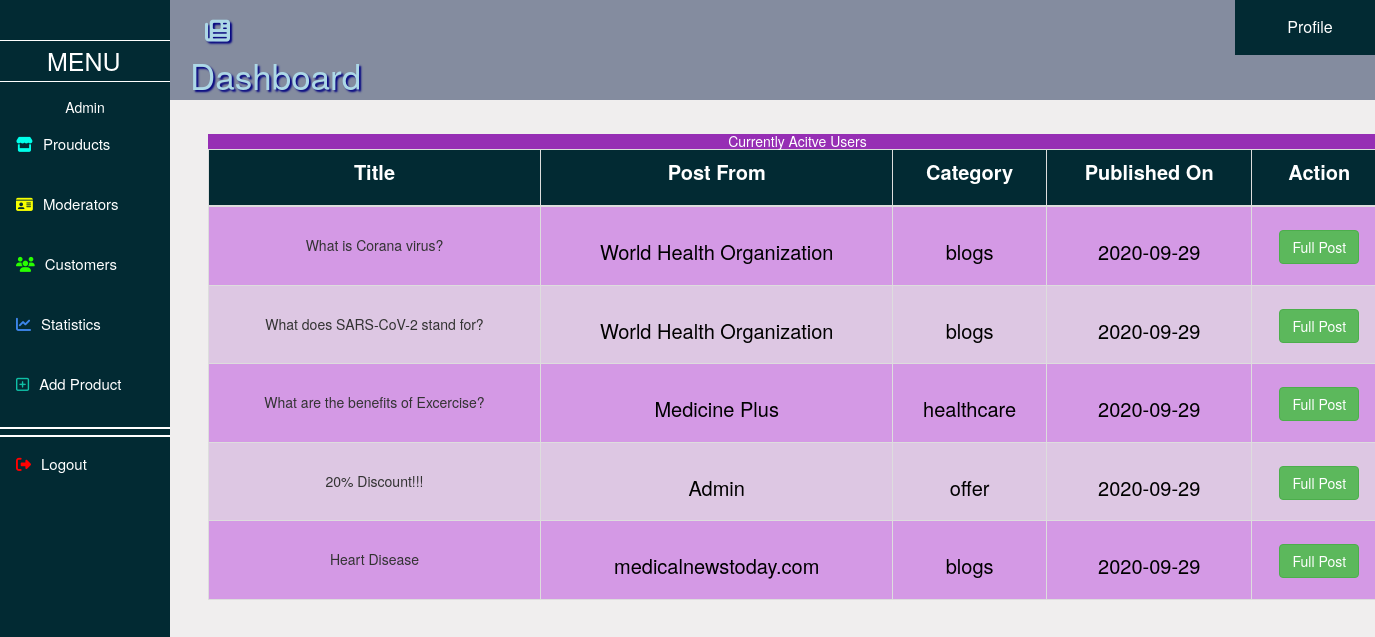
Page /viewPosts.php (signed in) on the committed database.
### tables this page shows
CREATE TABLE `post` (
  `post_id` int(10) NOT NULL,
  `published_date` date NOT NULL,
  `author_name` varchar(100) NOT NULL,
  `post_cat` varchar(20) NOT NULL,
  `topic_name` varchar(50) NOT NULL,
  `details` varchar(1000) NOT NULL,
  `image_dir` varchar(255) DEFAULT NULL
);

### viewPosts.php (the view, shortened to what this page needs)
<!DOCTYPE html>
<html>
  <head>
		<link rel="stylesheet" href="Node_modules/css/bootstrap.min.css">
		<link rel="stylesheet" href="fontawesome-web/css/all.css">
  </head>
  <body style='background-color: #F0EEEE;'>
    <div class="sidenav">
      <h1 href='adminDashboard.php' id="p1" style='text-decoration: none;'> MENU </h1>
      <p style="text-align: center; margin-top: 15px; color: white;">Admin</p>
      <a href="viewProducts.php" type="submit" id="list"> <i style='color: #00FFEA;' class="fas fa-store"></i>Prouducts</a>
      <a href="viewModerators.php" type="submit" id="list"> <i style='color: #F8FF00;' class="fas fa-id-card"></i>Moderators</a>
      <a href="viewUsers.php" id="list"> <i style='color: #28FF00;' class="fas fa-users"></i>Customers</a>
      <a id='list' type="submit" onclick='openDiv()'><i style="color: #3D86EC;" class="fas fa-chart-line"></i>Statistics </a>
      <a href="addProduct.php" id='list'><i style='color: #0FC0A6;' class="far fa-plus-square"></i>Add Product</a>
      <p style='border-top: 2px solid white; border-bottom: 2px solid white; height: 10px;'></p>
      <a href='logout.php' type="submit" id="list"> <i style='color: #FF0101;' class="fas fa-sign-out-alt"></i>Logout</a>
    </div>
    <div class="main">
      <div class="container-fluid" id='header'>
        <div class='left'>
          <a href="adminDashboard.php" id='aText'><i class="fas fa-newspaper" id='iLogo'></i>Dashboard</a>
        </div>
        <div class='right'>
          <div class="dropdown">
            <button class="dropbtn">Profile</button>
          </div>
        </div>
      </div>
      <div class="container" style='margin-top: 10px; padding: 10px;'>
        <div class="row">
          <div class="col-md-12" style='margin-left: 30px; padding: 0px;'>
            <h5 style='background-color: #962EB4; color: white; text-align: center; margin-bottom: 0px;'> Currently Acitve Users</h5>
            <table class="table-responsive">
              <table class="table table-bordered table-striped" style='margin-top: 0px; margin-bottom: 0px;'>
                <thead>
                  <tr style='background-color: #022A33; color: white;'>
                    <th><p style="font-size: 20px; text-weight: bold; text-align: center;">Title</p></th>
                    <th><p style="font-size: 20px; text-weight: bold; text-align: center;">Post From</p></th>
                    <th><p style="font-size: 20px; text-weight: bold; text-align: center;">Category</p></th>
                    <th><p style="font-size: 20px; text-weight: bold; text-align: center;">Published On</p></th>
                    <th><p style="font-size: 20px; text-weight: bold; text-align: center;">Action</p></th>
                  </tr>
                </thead>
                <tbody>
                  <?php
                    $dbconnect = mysqli_connect('localhost', 'root', '', 'Online_Pharmacy');
                    $sql = "SELECT * FROM post";
                    $result = mysqli_query($dbconnect, $sql);
                    $i = 1;
                    $bc_color = '';
                    while($row = mysqli_fetch_array($result)){
                      if($i%2 == 0){$bc_color = '#DDC7E3';}
                      else{$bc_color = '#D499E5';}
                      $img_path = $row['image_dir'];
                      $from = $row['author_name'];
                      $title = $row['topic_name'];
                      $cat = $row['post_cat'];
                      $date = $row['published_date'];
                  ?>
                      <tr style='background-color: <?php echo $bc_color; ?>'>
                        <form action="viewPost.php" method='GET'>
                          <td style="text-align: center;"><img src='<?php echo $img_path;?>' style="height: 40px; margin-top: 1rem; paddding: auto;" alt=""><p> <?php echo $title; ?> </p></td>
                          <td><p style="margin-top: 23px; color: black; font-size: 20px; text-weight: bold; text-align: center;"><?php echo $from;?></p></td>
                          <td><p style="margin-top: 23px; color: black; font-size: 20px; text-weight: bold; text-align: center;"><?php echo $cat;?></p></td>
                          <td><p style="margin-top: 23px; color: black; font-size: 20px; text-weight: bold; text-align: center;"><?php echo $date;?></p></td>
                          <td style="text-align: center;">
                            <input formaction='viewPost.php' type="submit" style="margin-top: 1.5rem;" class="btn btn-success btn-pill" value='Full Post'>
                          </td>
                        </form>
                      </tr>
                      <?php
                        $i++;
                      }
                      ?>
                </tbody>
              </table>
            </table>
          </div>
        </div>
      </div>
	  </div>
  </body>
</html>

### viewPosts.php (style rules this page uses)
.sidenav { height: 100%; width: 170px; position: fixed; z-index: 1; top: 0; left: 0; background-color: #022A33; overflow-x: hidden; padding-top: 20px; }
#list { width: 170px; height: 60px; border: none; padding: 6px 8px 6px 16px; font-size: 15px; background-color: #022A33; color: white; display: block; transition: font-size .5s; }
#p1 { padding: 6px 8px 6px 47px; font-size: 25px; color: white; display: block; border-top: 1px solid white; border-bottom: 1px solid white; }
.main { margin-left: 160px; padding: 0px; }
i { margin-right: 10px; }
#iLogo { color: lightblue; text-shadow: 2px 2px 2px navy; margin-left: 10px; font-size: 2.5rem; }
#header { display: inline-block; width: 100%; padding: 0px 5px 0px 25px; background-color: #848C9F; }
.left { float: left; display: inline-block; width: 20rem; padding: 0px 5px 0px 5px; }
.right { float: right; }
#aText { font-size: 35px; margin-top: 0px; padding: 0px 5px 0px 5px; text-decoration: none; color: lightblue; text-shadow: 2px 2px 2px navy; }
.dropbtn { background-color: #022A33; color: white; padding: 16px; font-size: 16px; margin-right: -15px; border: none; width: 15rem; }
.dropdown { position: relative; display: inline-block; }

### rows in the picture
post: topic_name "What is Corana virus?", author_name "World Health Organization", post_cat "blogs", published_date "2020-09-29"
post: topic_name "What does SARS-CoV-2 stand for?", author_name "World Health Organization", post_cat "blogs", published_date "2020-09-29"
post: topic_name "What are the benefits of Excercise?", author_name "Medicine Plus", post_cat "healthcare", published_date "2020-09-29"
post: topic_name "20% Discount!!!", author_name "Admin", post_cat "offer", published_date "2020-09-29"
post: topic_name "Heart Disease", author_name "medicalnewstoday.com", post_cat "blogs", published_date "2020-09-29"
